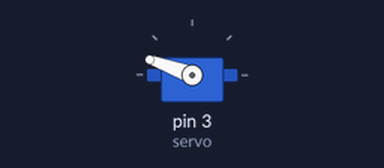
A sketch run on a simulated Arduino Uno, built with avr-gcc and run on an emulated ATmega328P. On the bench: servo.

Above: at 0.05 s.
At 5.0 s:
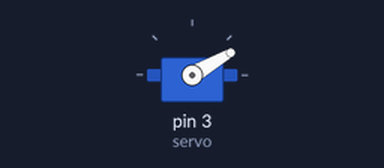
Timing chart, 0 to 6.5 s (numbered marks = the images above):
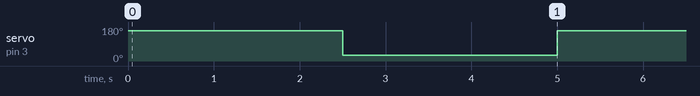

Measured:
- by itself, servo on pin 3 (servo): alternates 160° for 2.5 s and 30° for 2.5 s

The sketch:

FingerTest.ino
```cpp
#include <Servo.h>
Servo servo;
void setup() {
  // put your setup code here, to run once:
  servo.attach(3);
}

void loop() {
  // put your main code here, to run repeatedly:
  servo.write(160);
  delay(2500);
  servo.write(30);
  delay(2500);
}
```
